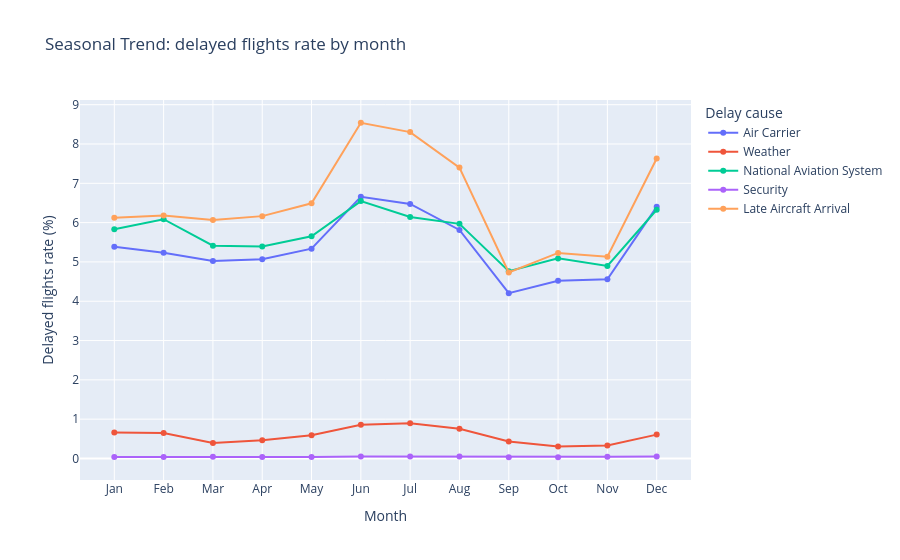
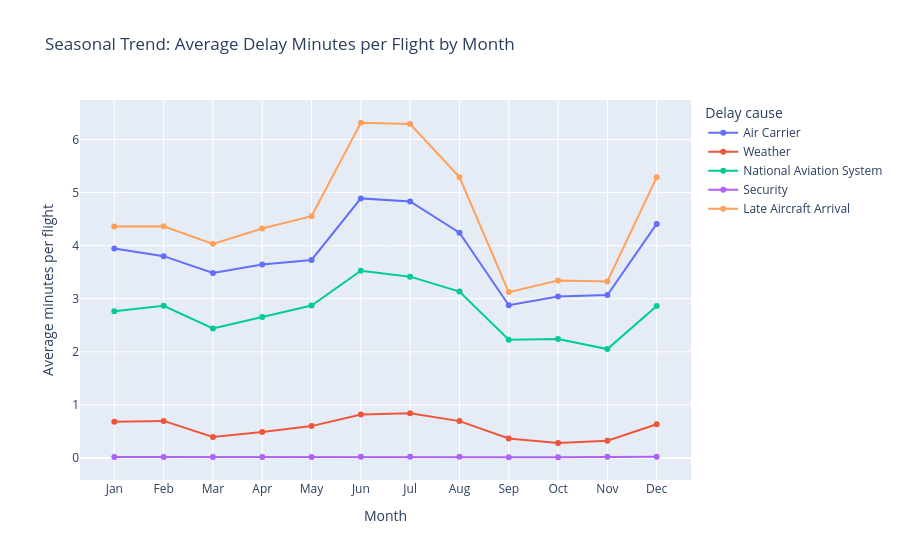

The cell these charts' notebook holds for them, in order:
### Code cell
# Count of delayed flights per month
fig_count = px.line(df_trend_month_count_plot, x="month_name", y="Delayed flights rate (%)", color="Delay cause", markers=True, title="Seasonal Trend: delayed flights rate by month")
fig_count.update_layout(xaxis_title='Month')
fig_count.show()

# Minutes of delay per month
fig_minutes = px.line(df_trend_month_minutes_plot, x="month_name", y="Average minutes per flight", color="Delay cause", markers=True, title="Seasonal Trend: Average Delay Minutes per Flight by Month")
fig_minutes.update_layout(xaxis_title='Month')
fig_minutes.show()

### Figure 1 — Plotly figure (JSON) as saved in the notebook; plotly's stock layout.template omitted (floating-point values rounded to 4 significant figures)
{"data": [{"hovertemplate": "Delay cause=Air Carrier<br>month_name=%{x}<br>Delayed flights rate (%)=%{y}<extra></extra>", "legendgroup": "Air Carrier", "line": {"color": "#636efa", "dash": "solid"}, "marker": {"symbol": "circle"}, "mode": "lines+markers", "name": "Air Carrier", "orientation": "v", "showlegend": true, "type": "scatter", "x": ["Jan", "Feb", "Mar", "Apr", "May", "Jun", "Jul", "Aug", "Sep", "Oct", "Nov", "Dec"], "xaxis": "x", "y": [5.388, 5.231, 5.026, 5.071, 5.338, 6.655, 6.475, 5.815, 4.204, 4.523, 4.556, 6.401], "yaxis": "y"}, {"hovertemplate": "Delay cause=Weather<br>month_name=%{x}<br>Delayed flights rate (%)=%{y}<extra></extra>", "legendgroup": "Weather", "line": {"color": "#EF553B", "dash": "solid"}, "marker": {"symbol": "circle"}, "mode": "lines+markers", "name": "Weather", "orientation": "v", "showlegend": true, "type": "scatter", "x": ["Jan", "Feb", "Mar", "Apr", "May", "Jun", "Jul", "Aug", "Sep", "Oct", "Nov", "Dec"], "xaxis": "x", "y": [0.6625, 0.6496, 0.3962, 0.465, 0.5928, 0.8592, 0.8958, 0.7543, 0.432, 0.306, 0.3285, 0.6071], "yaxis": "y"}, {"hovertemplate": "Delay cause=National Aviation System<br>month_name=%{x}<br>Delayed flights rate (%)=%{y}<extra></extra>", "legendgroup": "National Aviation System", "line": {"color": "#00cc96", "dash": "solid"}, "marker": {"symbol": "circle"}, "mode": "lines+markers", "name": "National Aviation System", "orientation": "v", "showlegend": true, "type": "scatter", "x": ["Jan", "Feb", "Mar", "Apr", "May", "Jun", "Jul", "Aug", "Sep", "Oct", "Nov", "Dec"], "xaxis": "x", "y": [5.829, 6.086, 5.413, 5.39, 5.654, 6.548, 6.142, 5.968, 4.763, 5.09, 4.897, 6.328], "yaxis": "y"}, {"hovertemplate": "Delay cause=Security<br>month_name=%{x}<br>Delayed flights rate (%)=%{y}<extra></extra>", "legendgroup": "Security", "line": {"color": "#ab63fa", "dash": "solid"}, "marker": {"symbol": "circle"}, "mode": "lines+markers", "name": "Security", "orientation": "v", "showlegend": true, "type": "scatter", "x": ["Jan", "Feb", "Mar", "Apr", "May", "Jun", "Jul", "Aug", "Sep", "Oct", "Nov", "Dec"], "xaxis": "x", "y": [0.03776, 0.03519, 0.04101, 0.03897, 0.04083, 0.05025, 0.0491, 0.04912, 0.03138, 0.0314, 0.04166, 0.05276], "yaxis": "y"}, {"hovertemplate": "Delay cause=Late Aircraft Arrival<br>month_name=%{x}<br>Delayed flights rate (%)=%{y}<extra></extra>", "legendgroup": "Late Aircraft Arrival", "line": {"color": "#FFA15A", "dash": "solid"}, "marker": {"symbol": "circle"}, "mode": "lines+markers", "name": "Late Aircraft Arrival", "orientation": "v", "showlegend": true, "type": "scatter", "x": ["Jan", "Feb", "Mar", "Apr", "May", "Jun", "Jul", "Aug", "Sep", "Oct", "Nov", "Dec"], "xaxis": "x", "y": [6.127, 6.182, 6.068, 6.165, 6.49, 8.54, 8.303, 7.4, 4.734, 5.23, 5.132, 7.632], "yaxis": "y"}], "layout": {"legend": {"title": {"text": "Delay cause"}, "tracegroupgap": 0}, "title": {"text": "Seasonal Trend: delayed flights rate by month"}, "xaxis": {"anchor": "y", "domain": [0, 1], "title": {"text": "Month"}}, "yaxis": {"anchor": "x", "domain": [0, 1], "title": {"text": "Delayed flights rate (%)"}}}}

### Figure 2 — Plotly figure (JSON) as saved in the notebook; plotly's stock layout.template omitted (floating-point values rounded to 4 significant figures)
{"data": [{"hovertemplate": "Delay cause=Air Carrier<br>month_name=%{x}<br>Average minutes per flight=%{y}<extra></extra>", "legendgroup": "Air Carrier", "line": {"color": "#636efa", "dash": "solid"}, "marker": {"symbol": "circle"}, "mode": "lines+markers", "name": "Air Carrier", "orientation": "v", "showlegend": true, "type": "scatter", "x": ["Jan", "Feb", "Mar", "Apr", "May", "Jun", "Jul", "Aug", "Sep", "Oct", "Nov", "Dec"], "xaxis": "x", "y": [3.946, 3.802, 3.484, 3.647, 3.73, 4.89, 4.832, 4.243, 2.878, 3.04, 3.071, 4.41], "yaxis": "y"}, {"hovertemplate": "Delay cause=Weather<br>month_name=%{x}<br>Average minutes per flight=%{y}<extra></extra>", "legendgroup": "Weather", "line": {"color": "#EF553B", "dash": "solid"}, "marker": {"symbol": "circle"}, "mode": "lines+markers", "name": "Weather", "orientation": "v", "showlegend": true, "type": "scatter", "x": ["Jan", "Feb", "Mar", "Apr", "May", "Jun", "Jul", "Aug", "Sep", "Oct", "Nov", "Dec"], "xaxis": "x", "y": [0.6849, 0.6983, 0.3955, 0.4879, 0.6006, 0.8178, 0.8412, 0.6946, 0.3676, 0.2821, 0.3255, 0.6344], "yaxis": "y"}, {"hovertemplate": "Delay cause=National Aviation System<br>month_name=%{x}<br>Average minutes per flight=%{y}<extra></extra>", "legendgroup": "National Aviation System", "line": {"color": "#00cc96", "dash": "solid"}, "marker": {"symbol": "circle"}, "mode": "lines+markers", "name": "National Aviation System", "orientation": "v", "showlegend": true, "type": "scatter", "x": ["Jan", "Feb", "Mar", "Apr", "May", "Jun", "Jul", "Aug", "Sep", "Oct", "Nov", "Dec"], "xaxis": "x", "y": [2.762, 2.866, 2.44, 2.654, 2.873, 3.528, 3.416, 3.136, 2.228, 2.24, 2.051, 2.862], "yaxis": "y"}, {"hovertemplate": "Delay cause=Security<br>month_name=%{x}<br>Average minutes per flight=%{y}<extra></extra>", "legendgroup": "Security", "line": {"color": "#ab63fa", "dash": "solid"}, "marker": {"symbol": "circle"}, "mode": "lines+markers", "name": "Security", "orientation": "v", "showlegend": true, "type": "scatter", "x": ["Jan", "Feb", "Mar", "Apr", "May", "Jun", "Jul", "Aug", "Sep", "Oct", "Nov", "Dec"], "xaxis": "x", "y": [0.01656, 0.01752, 0.01759, 0.02081, 0.01718, 0.02525, 0.02318, 0.02465, 0.01581, 0.01399, 0.02425, 0.02159], "yaxis": "y"}, {"hovertemplate": "Delay cause=Late Aircraft Arrival<br>month_name=%{x}<br>Average minutes per flight=%{y}<extra></extra>", "legendgroup": "Late Aircraft Arrival", "line": {"color": "#FFA15A", "dash": "solid"}, "marker": {"symbol": "circle"}, "mode": "lines+markers", "name": "Late Aircraft Arrival", "orientation": "v", "showlegend": true, "type": "scatter", "x": ["Jan", "Feb", "Mar", "Apr", "May", "Jun", "Jul", "Aug", "Sep", "Oct", "Nov", "Dec"], "xaxis": "x", "y": [4.362, 4.364, 4.034, 4.323, 4.555, 6.315, 6.29, 5.29, 3.125, 3.343, 3.326, 5.286], "yaxis": "y"}], "layout": {"legend": {"title": {"text": "Delay cause"}, "tracegroupgap": 0}, "title": {"text": "Seasonal Trend: Average Delay Minutes per Flight by Month"}, "xaxis": {"anchor": "y", "domain": [0, 1], "title": {"text": "Month"}}, "yaxis": {"anchor": "x", "domain": [0, 1], "title": {"text": "Average minutes per flight"}}}}
